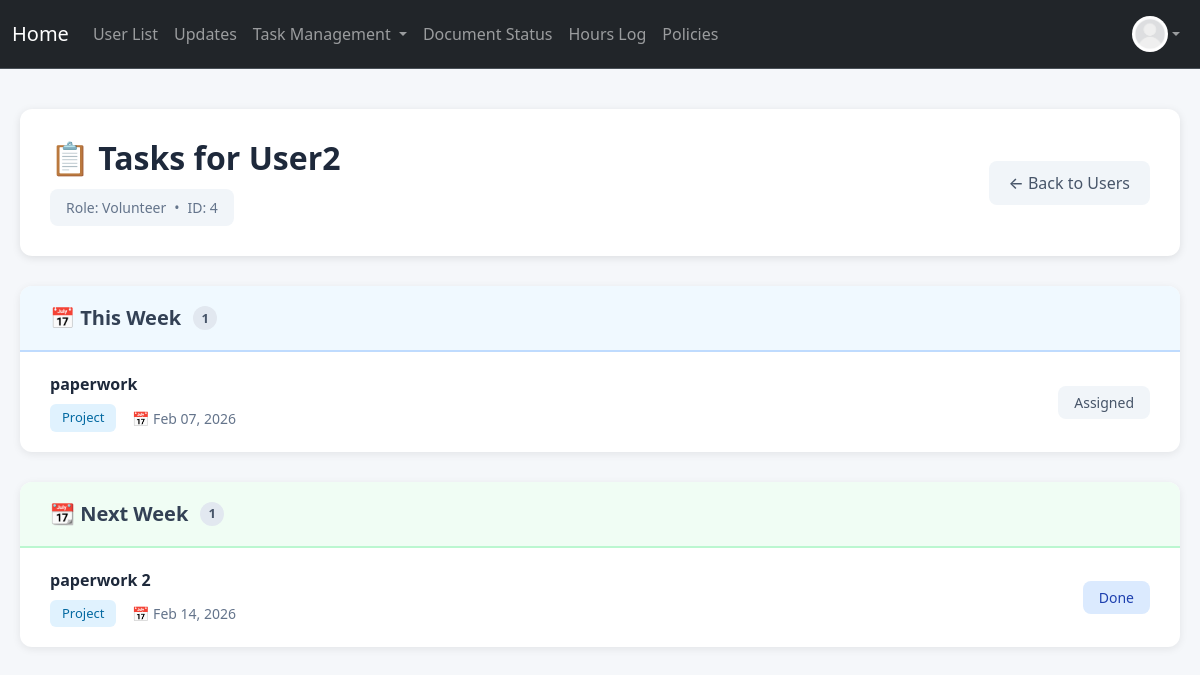
Before: /tasks/user?user_id=4 (signed in) with the older database file.
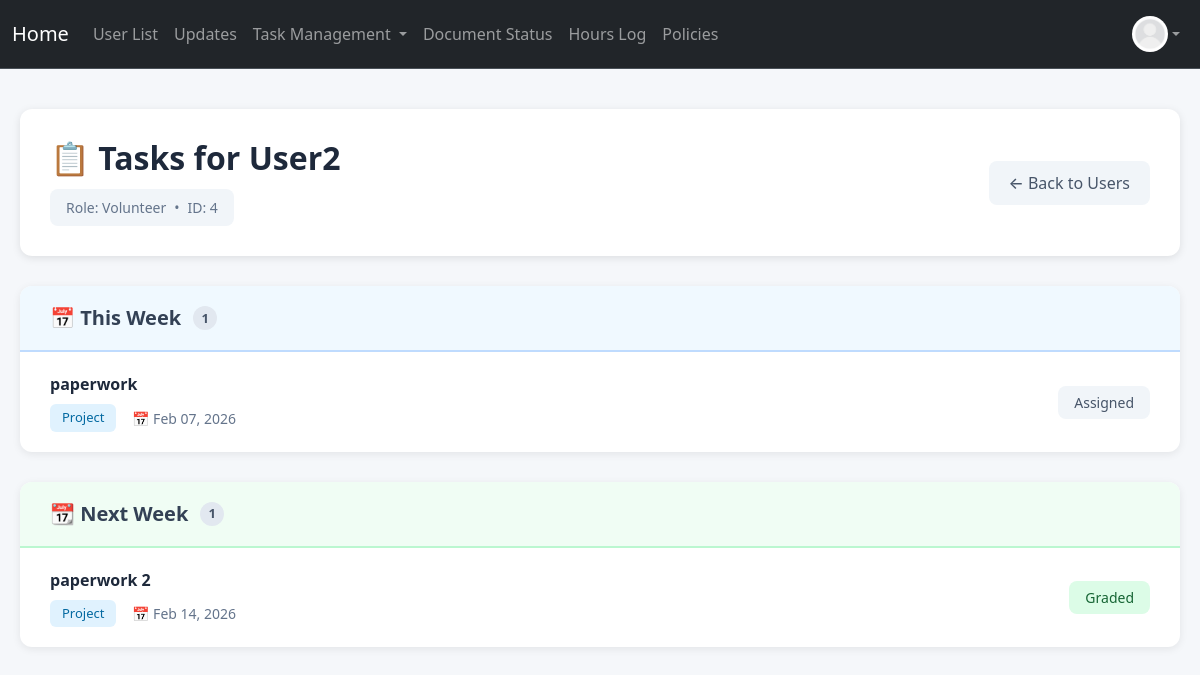
After: the same page with the newer database file.
### project/models.py (models this page shows)
class TaskAssignment(db.Model):
    __tablename__ = 'task_assignments'
    id: Mapped[int] = mapped_column(primary_key=True)
    task_id: Mapped[int] = mapped_column(db.ForeignKey('tasks.id'), name="fk_taskassign_task_id")
    user_id: Mapped[int] = mapped_column(db.ForeignKey('users.id'), name="fk_taskassign_user_id")
    due_date: Mapped[datetime] = mapped_column(DateTime, nullable=False)
    status: Mapped[str] = mapped_column(default="pending")
    upload: Mapped[bool] = mapped_column(default=False)
    filename: Mapped[str] = mapped_column(nullable=True)
    score: Mapped[float] = mapped_column(nullable=True)
    comments: Mapped[str] = mapped_column(default="")
    task: Mapped["Task"] = relationship("Task", back_populates="assignments")
    user: Mapped["User"] = relationship("User", back_populates="task_assignments")

class Task(db.Model):
    __tablename__ = 'tasks'
    id = db.Column(db.Integer, primary_key=True)
    title = db.Column(db.String(200), nullable=False)
    description = db.Column(db.Text, nullable=False)
    classification = db.Column(db.String(50), nullable=False)  # 'project' or 'reminder'
    assigned_role = db.Column(db.String(50), nullable=False)   # 'intern', 'volunteer', 'board', 'specific'
    created_by = db.Column(db.Integer, db.ForeignKey('users.id'), nullable=False)
    created_at = db.Column(db.DateTime, default=datetime.utcnow)
    created_by_user = db.relationship('User', foreign_keys=[created_by], backref='created_tasks', lazy=True)
    assignments: Mapped[List["TaskAssignment"]] = relationship(
        "TaskAssignment",
        back_populates="task",
        cascade="all, delete-orphan"
    )

### app.py (the view)
@app.route("/tasks/user", methods=["GET"])
@login_required
@permission_required('board')
def specific_user_tasks():
    user_id = request.args.get('user_id', type=int)
    if not user_id:
        return redirect(url_for('task_status'))
    user = User.query.get_or_404(user_id)
    assignments = TaskAssignment.query.filter_by(user_id=user_id).order_by(TaskAssignment.due_date.asc()).all()
    today = datetime.now().date()
    week_start = today - timedelta(days=today.weekday())
    week_end = week_start + timedelta(days=6)
    next_week_start = week_end + timedelta(days=1)
    next_week_end = next_week_start + timedelta(days=6)
    for assignment in assignments:
        due_date = assignment.due_date.date() if assignment.due_date else None
        if due_date:
            if due_date < today and assignment.status != "done" and assignment.status != "graded":
                assignment.is_overdue = True
                assignment.is_this_week = False
                assignment.is_next_week = False
                assignment.is_later = False
            elif week_start <= due_date <= week_end:
                assignment.is_this_week = True
                assignment.is_overdue = False
                assignment.is_next_week = False
                assignment.is_later = False
            elif next_week_start <= due_date <= next_week_end:
                assignment.is_next_week = True
                assignment.is_this_week = False
                assignment.is_overdue = False
                assignment.is_later = False
            else:
                assignment.is_later = True
                assignment.is_this_week = False
                assignment.is_next_week = False
                assignment.is_overdue = False
        else:
            assignment.is_later = True
            assignment.is_this_week = False
            assignment.is_next_week = False
            assignment.is_overdue = False
    return render_template("specific_user_tasks.html", user=user, assignments=assignments)

### app.py (called while the page is built)
@app.context_processor
def inject_now():
    return {
        'now': datetime.now,
        'today': date.today
    }

### project/models.py (called while the page is built)
@login_manager.user_loader
def load_user(user_id):
    return User.query.get(user_id)

### project/templates/specific_user_tasks.html (shortened to what this page needs)
{% extends "base.html" %}
{% block content %}
<div class="tasks-container">
    <div class="page-header">
        <div>
            <h1>📋 Tasks for {{ user.name }}</h1>
            <div class="user-badge" style="margin-top: 12px;">
                <span>Role: {{ user.role.title() }}</span>
                <span>•</span>
                <span>ID: {{ user.id }}</span>
            </div>
        </div>
        <a href="{{ url_for('task_status') }}" class="back-btn">← Back to Users</a>
    </div>
    {% if assignments %}
        {% set overdue_tasks = assignments | selectattr('is_overdue', 'equalto', True) | list %}
        {% set this_week_tasks = assignments | selectattr('is_this_week', 'equalto', True) | list %}
        {% if this_week_tasks %}
        <div class="section-card">
            <div class="section-header this-week">
                <h2>📅 This Week</h2>
                <span class="badge-count">{{ this_week_tasks|length }}</span>
            </div>
            <ul class="task-list">
                {% for assignment in this_week_tasks %}
                <li class="task-item">
                    <div class="task-main">
                        <div class="task-title">{{ assignment.task.title }}</div>
                        <div class="task-meta">
                            <span class="task-type">{{ assignment.task.classification.title() }}</span>
                            <span class="task-date">
                                📅 {{ assignment.due_date.strftime('%b %d, %Y') if assignment.due_date else 'No date' }}
                            </span>
                        </div>
                    </div>
                    <span class="task-status
                        {% if assignment.status == 'graded' %}status-graded
                        {% elif assignment.status == 'done' %}status-done
                        {% else %}status-pending{% endif %}">
                        {{ assignment.status.replace('_', ' ').title() }}
                    </span>
                </li>
                {% endfor %}
            </ul>
        </div>
        {% endif %}
        {% set next_week_tasks = assignments | selectattr('is_next_week', 'equalto', True) | list %}
        {% if next_week_tasks %}
        <div class="section-card">
            <div class="section-header next-week">
                <h2>📆 Next Week</h2>
                <span class="badge-count">{{ next_week_tasks|length }}</span>
            </div>
            <ul class="task-list">
                {% for assignment in next_week_tasks %}
                <li class="task-item">
                    <div class="task-main">
                        <div class="task-title">{{ assignment.task.title }}</div>
                        <div class="task-meta">
                            <span class="task-type">{{ assignment.task.classification.title() }}</span>
                            <span class="task-date">
                                📅 {{ assignment.due_date.strftime('%b %d, %Y') if assignment.due_date else 'No date' }}
                            </span>
                        </div>
                    </div>
                    <span class="task-status
                        {% if assignment.status == 'graded' %}status-graded
                        {% elif assignment.status == 'done' %}status-done
                        {% else %}status-pending{% endif %}">
                        {{ assignment.status.replace('_', ' ').title() }}
                    </span>
                </li>
                {% endfor %}
            </ul>
        </div>
        {% endif %}
        {% set later_tasks = assignments | selectattr('is_later', 'equalto', True) | list %}
    {% endif %}
</div>
{% endblock %}

Changed rows visible on the page:
changed TaskAssignment "paperwork 2": status "done" → "graded" (drawn); status.replace "Done" → "Graded"
